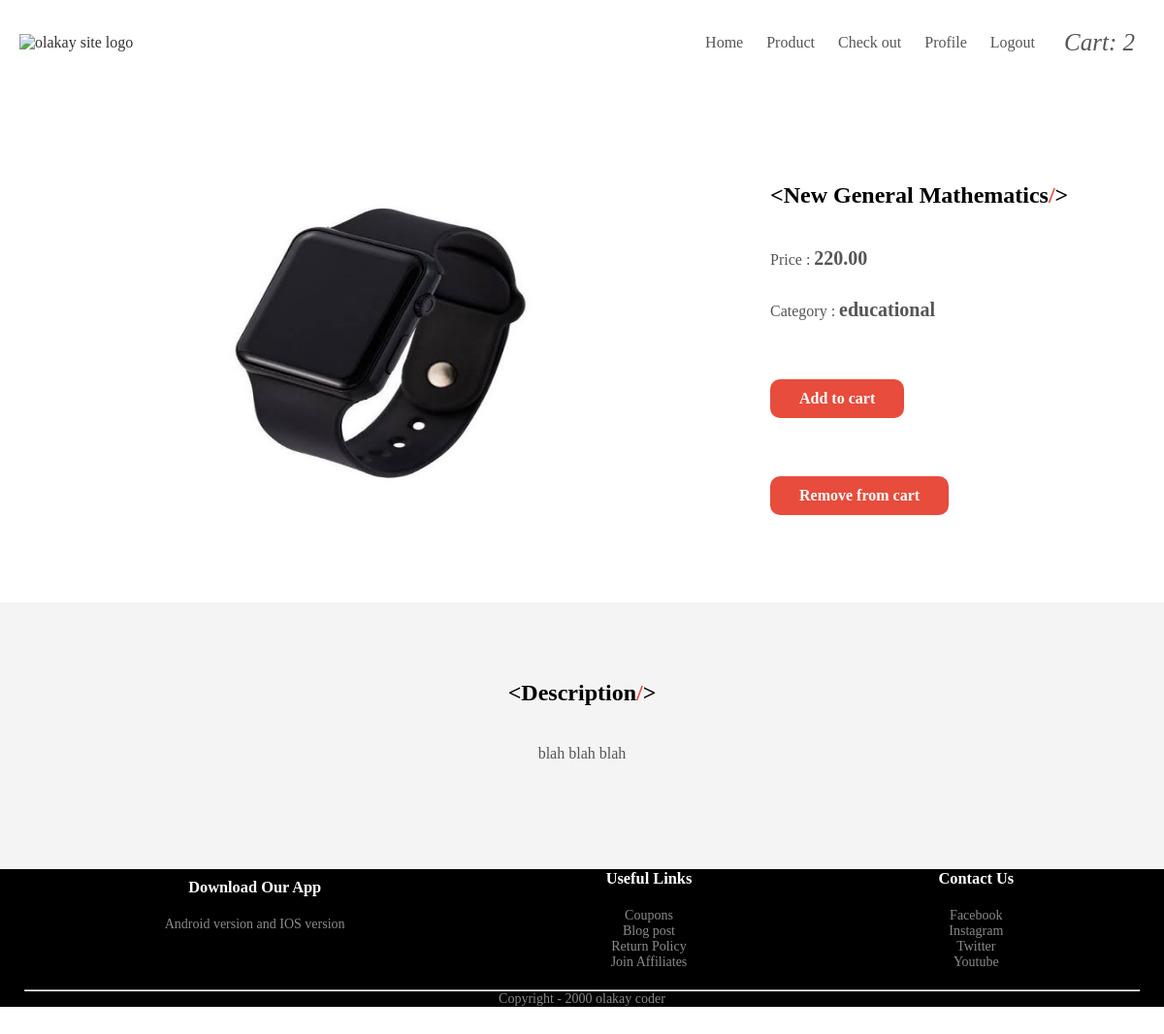
Page /about-item/1 (signed in) on the committed database.
### clients/models.py (models this page shows, shortened)
class Items(models.Model):
    category = models.ForeignKey(Category, on_delete=models.CASCADE)
    name = models.CharField(max_length=100)
    description = models.TextField( blank=True, null=True)
    image = models.ImageField(upload_to='images/')
    price = models.DecimalField( max_digits=100, decimal_places=2)
    created_at = models.DateTimeField(auto_now_add=True)
    def get_url(self):
        return self.image.url

class Category(models.Model):
    name = models.CharField(max_length=100)
    created_at = models.DateTimeField(auto_now_add=True)
    def __str__(self):
        return self.name

### clients/views.py (the view)
# urls.py: path('about-item/<str:id>', views.about_item, name='about-item'),
def about_item(request, id):
    item = get_object_or_404(Items, pk=id)
    your_cart = OrderItem.objects.filter(user_id=request.user, status='pending')
    total_cart_item = your_cart.aggregate(Sum('quantity'))['quantity__sum']
    return render(request, 'clients/about-item.html', {'item': item , 'your_cart': total_cart_item})

### clients/templates/clients/about-item.html (shortened to what this page needs)
<!DOCTYPE html>
<html lang="en">
    {% load static %}
    <head>
        <link rel="stylesheet" href="{% static 'css/base.css' %}">
        <link rel="stylesheet" href="{% static 'css/about-item.css' %}">
    </head>
    <body>
        {% include 'clients/navigation.html' %}
        <section class="banner about-container">
            <div class="photo-banner">
                <img src="{{ item.get_url}}" alt="">
            </div>
            <div class="descr-banner">
                <h2>&lt;{{ item.name }}<span class="slash">/</span>&gt;</h2>
                <p>Price : <span class="price">{{ item.price }}</span></p>
                <p>Category : <span class="price">{{ item.category }}</span></p>
                <a href="{% url 'add-to-cart' item.id %}" class="btn">Add to cart</a><br>
                <a href="{% url 'delete-from-cart' item.id %}" class="btn">Remove from cart</a>
            </div>
        </section>
        <div class="first-style-sec">
            <section class="about space-section container">
                <h2>&lt;Description<span class="slash">/</span>&gt;</h2>
                <p>{{ item.description }} </p>
            </section>
        </div>
        {% include 'clients/footer.html' %}
</body>
</html>

### clients/static/css/base.css (style rules this page uses)
* { margin: 0; padding: 0; box-sizing: border-box; }
body { font-family: 'Poppings', 'sans-serif'; }
a { text-decoration: none; color: #555; }
p { color: #555; }
.container { max-width: 1300px; margin: auto; padding: 0 25px 0 25px; }
.btn { display: inline-block; background: #ff523b; color: #fff; padding: 8px 30px; margin: 30px 0; border-radius: 30px; transition: background 0.5s; }

### clients/static/css/about-item.css (style rules this page uses)
html, body, div, span,h2,p,section { margin: 0; padding: 0; border: 0; }
section { display: block; }
@media (min-width: 320px) { .about-container { min-width: 320px; padding: 0 15px; margin: 0 auto; } }
@media (min-width: 320px) { img { width: 100%; } }
@media (min-width: 768px) { .about-container { max-width: 750px; } }
@media (min-width: 1200px) { .about-container { max-width: 1170px; } }
body { font: 400 16px/26px , sans-serif; color: #333; text-align: center; }
h2 { font-weight: 900; color: #000; }
h2 { font-size: 24px; margin-bottom: 40px; }
p { margin-bottom: 30px; }
.price { font-size: 20px; font-weight: 800; }
@media (min-width: 320px) { .space-section { padding-top: 60px; padding-bottom: 60px; } }
@media (min-width: 768px) { .space-section { padding-top: 80px; padding-bottom: 80px; } }
.first-style-sec { background-color: #f4f4f4; }
img { width: 500px; height: 400px; }
.banner { text-align: left; }
@media (min-width: 320px) { .photo-banner { display: block; } }
@media (min-width: 320px) { .descr-banner { display: block; text-align: center; padding: 50px 0 60px 0; } }
@media (min-width: 768px) { .photo-banner, .descr-banner { display: inline-block; vertical-align: top; } }
@media (min-width: 768px) { .photo-banner { width: 50%; padding-top: 64px; margin-left: 0; line-height: 0; } }
@media (min-width: 768px) { .descr-banner { text-align: left; padding-left: 60px; padding-top: 45px; } }
@media (min-width: 1200px) { .photo-banner { margin-left: 100px; } }
@media (min-width: 1200px) { .descr-banner { padding-left: 90px; padding-top: 100px; } }
@media (min-width: 768px) { .about p { padding: 0 100px; } }
@media (min-width: 1200px) { .about p { padding: 0 300px; } }
.btn { display: inline-block; background-color: #e74c3c; border-radius: 10px; line-height: 40px; height: 40px; padding: 0 30px; text-decoration: none; color: #fff; font-weight: 900; cursor: pointer; transition: all .3s ease; }
.slash { color: #e74c3c; }

### rows in the picture
Items: get_url (picture), name "New General Mathematics", price "220.00", category "educational", description "blah blah blah"

### other values in the picture
{{ your_cart }} "2"
